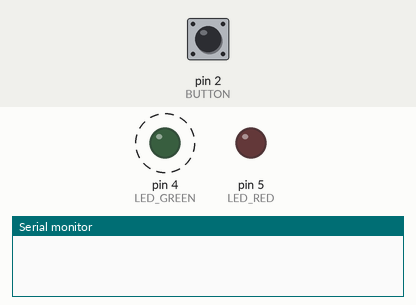
This sketch was run on a simulated Arduino Uno, built with avr-gcc and run on an emulated ATmega328P. Parts: output pins drawn as LEDs (lit = HIGH), the last lines printed to the serial monitor. Dashed ring = blinking. Inputs (shaded band) come from the test bench; at power-on: pin 2 (BUTTON) LOW.

Above: at 1.2 s.
1.3 s: pin 2 (BUTTON) pulled HIGH for 0.15 s
At 2.4 s:
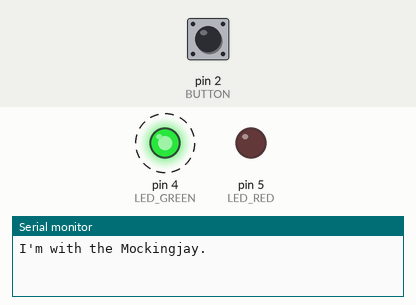
4.3 s: pin 2 (BUTTON) pulled HIGH for 1 s
At 4.8 s:
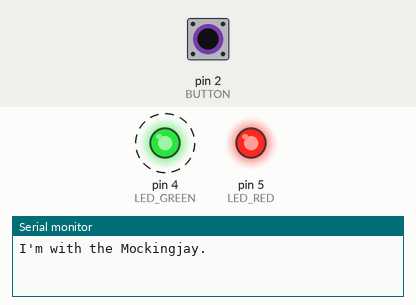
7.3 s: pin 2 (BUTTON) pulled HIGH for 3.2 s
At 12.4 s:
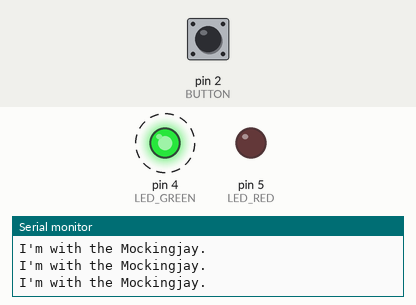
Timing chart, 0 to 18.0 s (numbered marks = the images above; inputs shaded):
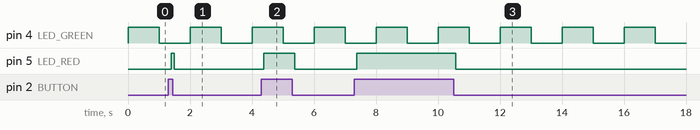

Measured:
- after the input at 1.3 s, pin 5 (LED_RED): LOW → HIGH after 0.09 s, → LOW 0.10 s later
- after the input at 4.3 s, pin 5 (LED_RED): LOW → HIGH after 0.08 s, → LOW 1.0 s later
- after the input at 7.3 s, pin 5 (LED_RED): LOW → HIGH after 0.08 s, → LOW 3.2 s later
- by itself, pin 4 (LED_GREEN): alternates HIGH for 1.0 s and LOW for 1.0 s

The sketch:

Microprocessors_Lab3.ino
```cpp
#define BUTTON 2
#define LED_GREEN 4
#define LED_RED 5

int gGreenCounter = 0; //initialize counters at 0
int gRedCounter = 0;

volatile unsigned char gISRFlag1 = 0; //setup flag for timer 1 (green)
volatile unsigned char gISRFlag2 = 0; //set up flag for timer 2 (red)
volatile int gtimer2Counter = 0; //start red timer counter at zero


void setup() {
  Serial.begin(9600);

  pinMode(LED_GREEN, OUTPUT); //LEDs are outputs
  pinMode(LED_RED, OUTPUT);


  pinMode(BUTTON, INPUT); //button is input – when pressed, reads as HIGH

  // Reset Timer 1 (green) registers
  TCCR1A = 0;
  TCCR1B = 0;
  TCNT1  = 0;

  OCR1A = 15624; // green timer 1 Hz -> 16MHz/1024(prescaler) - 1 = 15624
  TCCR1B |= (1 << WGM12); //green timer CTC mode
  TCCR1B |= (1 << CS12) | (1 << CS10); // Prescaler 1024
  TIMSK1 |= (1 << OCIE1A); // Enable Timer1 compare interrupt


  //reset timer 2 (red) registers
  TCCR2A = 0;
  TCCR2B = 0;
  TCNT2  = 0;

  OCR2A = 155;           // 100 Hz base (to work with 8 bit) (need to divide by 10 later)
  TCCR2A |= (1 << WGM21); // CTC mode
  TCCR2B |= (1 << CS22) | (1 << CS21) | (1 << CS20); // Prescaler 1024
  TIMSK2 |= (1 << OCIE2A); // Enable Timer2 compare interrupt

}

void loop() {
  if(gISRFlag1){
    gISRFlag1 = 0; //reset green flag

    gGreenCounter++; //increment green counter

    if (gGreenCounter % 2 == 0) { // every even second (changes every 1 Hz, not full cycle every 1 Hz)
      digitalWrite(LED_GREEN, LOW);
    }

    if (gGreenCounter % 2 == 1) { // every odd second (changes every 1 Hz)
      digitalWrite(LED_GREEN, HIGH);
    }

    if (gGreenCounter % 3 == 0) { //every 3 seconds print message
      Serial.println("I'm with the Mockingjay.");
  }

  }

  if(gISRFlag2){
    gISRFlag2 = 0; //reset red flag
    if(digitalRead(BUTTON) == 1){
      digitalWrite(LED_RED, HIGH); //turn on red LED when button is pressed
    }
    else{
      digitalWrite(LED_RED, LOW); //turn off red LED when not pressed
    }
  }
}

ISR(TIMER1_COMPA_vect) {
  gISRFlag1 = 1; //change timer 1 flag (green)
}

ISR(TIMER2_COMPA_vect) {
  gtimer2Counter++; //increment timer 2 counter
  if (gtimer2Counter >= 10) {   // 100 Hz / 10 = 10 Hz
    gtimer2Counter = 0;
    gISRFlag2 = 1; //change timer 2 flag (red)
  }
}
```
